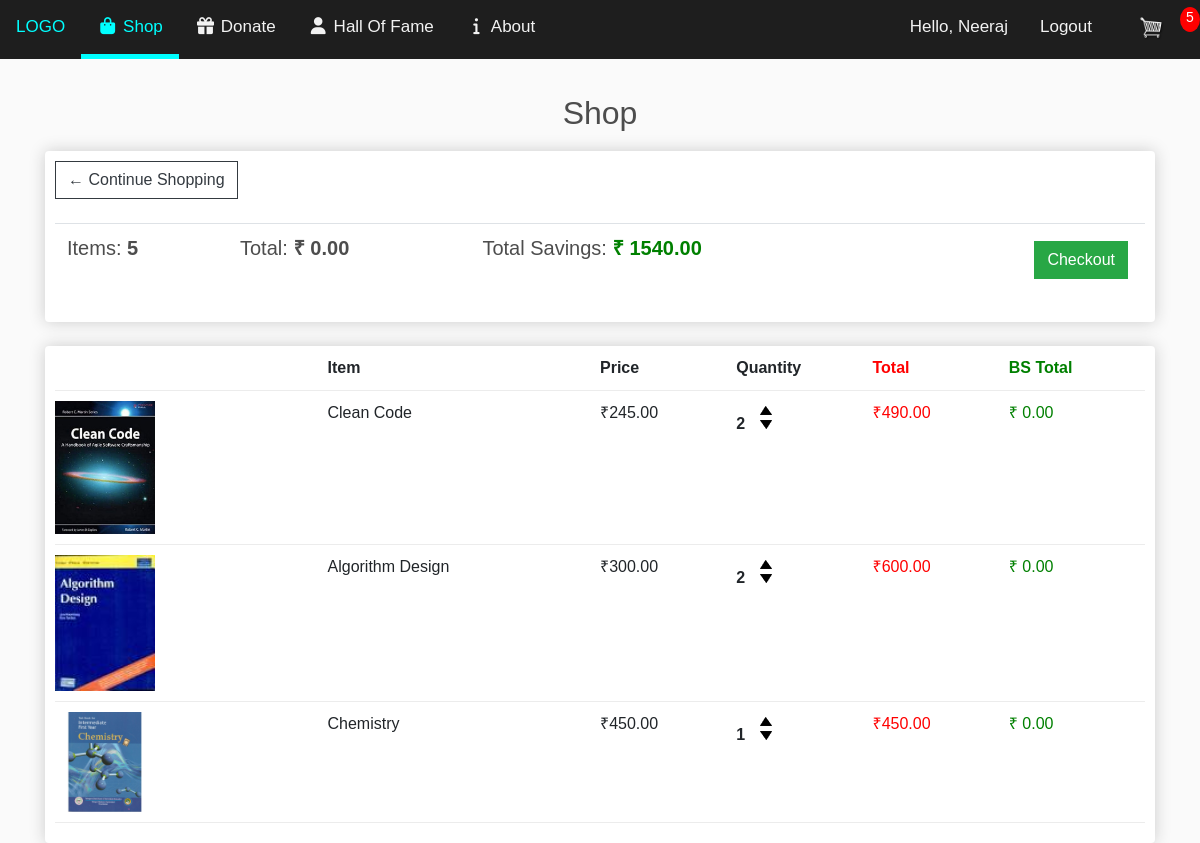
The app's page /cart/ (signed in) with its own data.
### accounts/models.py (models this page shows, shortened)
class Customer(models.Model):
    user = models.OneToOneField(User, null=True, blank=True, on_delete=models.CASCADE)
    name = models.CharField(max_length=200, null=True)
    email = models.CharField(max_length=200, null=True)
    phone = models.CharField(max_length=200, null=True)
    door = models.CharField(max_length=200, null=True)
    landmark = models.CharField(max_length=200, null=True)
    pincode = models.CharField(max_length=200, null=True)
    city = models.CharField(max_length=200, null=True)
    state = models.CharField(max_length=200, null=True)
    profile_pic = models.ImageField(default="profile1.png", null=True, blank=True)
    date_created = models.DateTimeField(auto_now_add=True, null=True)
    booksdonated = models.IntegerField(default=0)
    def __str__(self):
        return self.name

class Order(models.Model):
    STATUS = (
        ('Pending', 'Pending'),
        ('Out for delivery', 'Out for delivery'),
        ('Delivered', 'Delivered'),
    )
    customer = models.ForeignKey(Customer, null=True, on_delete=models.SET_NULL)
    product = models.ForeignKey(Product, null=True, on_delete=models.SET_NULL)
    date_ordered = models.DateTimeField(auto_now_add=True, null=True)
    status = models.CharField(max_length=200, null=True, choices=STATUS)
    note = models.CharField(max_length=1000, null=True)
    complete = models.BooleanField(default=False)
    transaction_id = models.CharField(max_length=100, null=True)
    @property
    def get_cart_total(self):
        orderitems = self.orderitem_set.all()
        total = sum([item.get_total for item in orderitems])
        return total
    @property
    def get_cart_items(self):
        orderitems = self.orderitem_set.all()
        total = sum([item.quantity for item in orderitems])
        return total

class OrderItem(models.Model):
    product = models.ForeignKey(Product, on_delete=models.SET_NULL, null=True)
    order = models.ForeignKey(Order, on_delete=models.SET_NULL, null=True)
    quantity = models.IntegerField(default=0, null=True, blank=True)
    date_added = models.DateTimeField(auto_now_add=True)
    @property
    def get_total(self):
        total = self.product.price * self.quantity
        return total

class Product(models.Model):
    CONDITION = (
        ('LIKE NEW', 'LIKE NEW'),
        ('VERY GOOD', 'VERY GOOD'),
        ('GOOD', 'GOOD'),
        ('FAIR', 'FAIR'),
        ('POOR', 'POOR'),
    )
    TAGS = (
        ('1', 'Engineering'),
        ('2', 'Medical'),
        ('3', 'Economics'),
        ('4', 'MPC Inter'),
        ('5', 'BiPC Inter'),
    )
    image = models.ImageField(null=True, blank=True)
    name = models.CharField(max_length=200, null=True)
    price = models.FloatField(null=True)
    author = models.CharField(max_length=200, null=True, blank=True)
    publisher = models.CharField(max_length=200, null=True, blank=True)
    isbn = models.CharField(max_length=200, null=True, blank=True)
    condition = models.CharField(max_length=200, null=True, choices=CONDITION)
    description = models.CharField(max_length=200, null=True, blank=True)
    date_created = models.DateTimeField(auto_now_add=True, null=True)
    categories = models.ManyToManyField(Category,choices=TAGS)
    digital = models.BooleanField(default=False, null=True, blank=True)
    product_count = models.IntegerField(default=0)
    @property
    def imageURL(self):
        try:
            url = self.image.url
        except:
            url = ''
        return url

### accounts/views.py (the view)
# urls.py: path('cart/', views.cart, name="cart"),
def cart(request):
    data = cartData(request)
    cartItems = data['cartItems']
    order = data['order']
    items = data['items']
    context = {'items': items, 'order': order, 'cartItems': cartItems}
    return render(request, 'accounts/Shop/cart.html', context)

### accounts/utils.py (called while the page is built)
def cartData(request):
	if request.user.is_authenticated:
		customer = request.user.customer
		order, created = Order.objects.get_or_create(customer=customer, complete=False)
		items = order.orderitem_set.all()
		cartItems = order.get_cart_items
	else:
		cookieData = cookieCart(request)
		cartItems = cookieData['cartItems']
		order = cookieData['order']
		items = cookieData['items']
	return {'cartItems':cartItems ,'order':order, 'items':items}

### accounts/templates/accounts/Shop/cart.html
{% extends 'accounts/Shop/main.html' %}
{% load static %}
{% block content %}
	<div class="row">
		<div class="col-lg-12">
			<div class="box-element">
				<a class="btn btn-outline-dark" href="{% url 'store' %}">&#x2190; Continue Shopping</a>
				<br>
				<br>
				<table class="table">
					<tr>
						<th><h5>Items: <strong>{{order.get_cart_items}}</strong></h5></th>
						<th><h5>Total:<strong> ₹ 0.00</strong></h5></th>
						<th><h5>Total Savings:<span style="color:green;"><strong> ₹ {{order.get_cart_total|floatformat:2}}</strong></span></h5></th>
						<th>
							<a  style="float:right; margin:5px;" class="btn btn-success" href="{% url 'checkout' %}">Checkout</a>
						</th>
					</tr>
				</table>
			</div>
			<br>
			<div class="box-element">
				<div class="cart-row">
					<div style="flex:2"></div>
					<div style="flex:2"><strong>Item</strong></div>
					<div style="flex:1"><strong>Price</strong></div>
					<div style="flex:1"><strong>Quantity</strong></div>
					<div style="flex:1"><span style="color:red;"><strong>Total</strong></span></div>
					<div style="flex:1"><span style="color:green;"><strong>BS Total</strong></span></div>
				</div>
				{% for item in items %}
				<div class="cart-row">
					<div style="flex:2"><img class="row-image" src="{{item.product.imageURL}}"></div>
					<div style="flex:2"><p>{{item.product.name}}</p></div>
					<div style="flex:1"><p>₹{{item.product.price|floatformat:2}}</p></div>
					<div style="flex:1">
						<p class="quantity">{{item.quantity}}</p>
						<div class="quantity">
							<img data-product="{{item.product.id}}" data-action="add" class="chg-quantity update-cart" src="{% static  'images/Shop/arrow-up.png' %}">
							<img data-product="{{item.product.id}}" data-action="remove" class="chg-quantity update-cart" src="{% static  'images/Shop/arrow-down.png' %}">
						</div>
					</div>
					<div style="flex:1"><p><span style="color:red;">₹{{item.get_total|floatformat:2}}</span></p></div>
					<div style="flex:1"><p><span style="color:green;">₹ 0.00</span></p></div>
				</div>
				{% endfor %}
			</div>
		</div>
	</div>
{% endblock content %}

### accounts/templates/accounts/Shop/main.html (shortened to what this page needs)
<!DOCTYPE html> {% load static %}
<html>
<head>
    <link rel="stylesheet" href="https://stackpath.bootstrapcdn.com/bootstrap/4.4.1/css/bootstrap.min.css">
    <link href="https://cdnjs.cloudflare.com/ajax/libs/font-awesome/4.7.0/css/font-awesome.min.css" rel="stylesheet">
    <link rel="stylesheet" type="text/css" href="{% static 'css/Shop/style.css' %}">
    <link rel="stylesheet" type="text/css" href="{% static 'css/Shop/main.css' %}">
    <link href="{% static '/css/AccountDetails/navb.css' %}" rel="stylesheet" type="text/css">
</head>
<body>
    <div class="topnav" id="myTopnav">
        <a href="{% url 'home' %}" style="text-decoration:none;">LOGO</a>
        <a class="active"><i class="fa fa-fw fa-shopping-bag"></i> Shop</a>
        <a href="{% url 'donate' %}"><i class="fa fa-fw fa-gift"></i> Donate</a>
        <a href="{% url 'halloffame' %}"><i class=" fa fa-fw fa-user "></i> Hall Of Fame</a>
        <a href="{% url 'aboutus' %}"><i class="fa fa-fw fa-info "></i> About</a>
        <div class="login-container">
            <a href="{% url 'accountdetails' %}" class="hello-msg">Hello, {{request.user.customer}}</a> {% if request.user.is_active %}
            <a class="hello-msg12" href="{% url 'logout' %} ">Logout</a> {% else %}
            <a class="hello-msg12" href="{% url 'login' %} ">Login</a> {% endif %}
            <div class="form-inline2 my-2 my-lg-0">
                <a class="hello-msg" href="{% url 'cart' %}">
                    <img id="cart-icon" src="{% static 'images/Shop/cart.png' %}">
                </a>
                <p class="hello-msg" id="cart-total">{{cartItems}}</p>
            </div>
        </div>
    </div>
    <h2>Shop</h2>
    <br>
    <div class="container">
        <br>
        <h2>
            <center>Shop</center>
        </h2>
        {% block content %} {% endblock content %}
    </div>
</body>
</html>

### static/css/Shop/style.css (style rules this page uses)
html { position: relative; min-height: 100%; }
body { margin-bottom: 60px; }

### static/css/Shop/main.css (style rules this page uses)
body { background-color: hsl(0, 0%, 98%); }
h1,h2,h3,h4,h5,h6 { color:hsl(0, 0%, 30%); }
.box-element { box-shadow:hsl(0, 0%, 80%) 0 0 16px; background-color: #fff; border-radius: 4px; padding: 10px; }
#cart-icon { width:25px; display: inline-block; margin-left: 0px; }
#cart-total { display: block; text-align: center; color:#fff; background-color: red; width: 20px; height: 25px; border-radius: 50%; font-size: 14px; }
.col-lg-4, .col-lg-6, .col-lg-8, .col-lg-12 { margin-top: 10px; }
.btn { border-radius: 0; }
.row-image { width: 100px; }
.cart-row { display: flex; align-items: flex-stretch; padding-bottom: 10px; margin-bottom: 10px; border-bottom: 1px solid #ececec; }
.quantity { display: inline-block; font-weight: 700; padding-right:10px; }
.chg-quantity { width: 12px; cursor: pointer; display: block; margin-top: 5px; transition:.1s; }

### static/css/AccountDetails/navb.css (style rules this page uses)
body { margin: 0; font-family: Arial, Helvetica, sans-serif; }
.topnav { overflow: hidden; background-color:#1e1e1e; position: fixed; z-index:1; top: 0; width: 100%; }
.topnav a { float: left; display: block; color: #f2f2f2; text-align: center; padding: 14px 16px; text-decoration: none; font-size: 17px; }
.topnav a.active { color: cyan; background: #1e1e1e; border-width:5px; border-bottom-style:solid; border-bottom-color: cyan; }
.topnav .login-container { float: right; }

### accounts/templates/accounts/Shop/main.html (style rules this page uses)
.hello-msg12 { font-size: 18px; color: #fff; margin-right: 15px; }
.form-inline2 { display: -ms-flexbox; display: flex; -ms-flex-flow: row wrap; flex-flow: row wrap; -ms-flex-align: center; align-items: center }

### records on screen
Order: get_cart_items "5", get_cart_total "1540.00"
OrderItem: product.imageURL (picture), product.name "Clean Code", product.price "245.00", quantity "2", get_total "490.00"
OrderItem: product.imageURL (picture), product.name "Algorithm Design", product.price "300.00", quantity "2", get_total "600.00"
OrderItem: product.imageURL (picture), product.name "Chemistry", product.price "450.00", quantity "1", get_total "450.00"

### other values on screen
{{ request.user.customer }} "Neeraj"
{{ cartItems }} "5"
